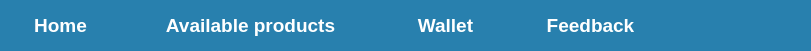
       <widget class="QFrame" name="frm2_Statusbar_5">
        <property name="geometry">
         <rect>
          <x>330</x>
          <y>120</y>
          <width>811</width>
          <height>51</height>
         </rect>
        </property>
        <property name="autoFillBackground">
         <bool>false</bool>
        </property>
        <property name="styleSheet">
         <string notr="true">*{
 background-color: #2880AE;
 /*opacity:0.5;*/ 
 border-radius: 25px;
 }</string>
        </property>
        <property name="frameShape">
         <enum>QFrame::StyledPanel</enum>
        </property>
        <property name="frameShadow">
         <enum>QFrame::Raised</enum>
        </property>
        <widget class="QPushButton" name="btn_frm2_Products_5">
         <property name="geometry">
          <rect>
           <x>120</x>
           <y>10</y>
           <width>261</width>
           <height>31</height>
          </rect>
         </property>
         <property name="font">
          <font>
           <family>Segoe UI</family>
           <pointsize>14</pointsize>
           <italic>false</italic>
           <bold>true</bold>
          </font>
         </property>
         <property name="cursor">
          <cursorShape>PointingHandCursor</cursorShape>
         </property>
         <property name="styleSheet">
          <string notr="true">*{
 color: #ffffff;
 font: 700 14pt &quot;Segoe UI&quot;;
 }
 *:hover{
 font: 700 16pt &quot;Segoe UI&quot;;
 }</string>
         </property>
         <property name="text">
          <string>Available products</string>
         </property>
         <property name="autoRepeat">
          <bool>false</bool>
         </property>
         <property name="autoDefault">
          <bool>false</bool>
         </property>
         <property name="flat">
          <bool>false</bool>
         </property>
        </widget>
        <widget class="QPushButton" name="btn_frm2_Feedback_5">
         <property name="geometry">
          <rect>
           <x>520</x>
           <y>10</y>
           <width>141</width>
           <height>31</height>
          </rect>
         </property>
         <property name="font">
          <font>
           <family>Segoe UI</family>
           <pointsize>14</pointsize>
           <italic>false</italic>
           <bold>true</bold>
          </font>
         </property>
         <property name="cursor">
          <cursorShape>PointingHandCursor</cursorShape>
         </property>
         <property name="autoFillBackground">
          <bool>false</bool>
         </property>
         <property name="styleSheet">
          <string notr="true">*{
 color: #ffffff;
 font: 700 14pt &quot;Segoe UI&quot;;
 }
 *:hover{
 font: 700 16pt &quot;Segoe UI&quot;;
 }</string>
         </property>
         <property name="text">
          <string>Feedback</string>
         </property>
         <property name="autoRepeat">
          <bool>false</bool>
         </property>
         <property name="autoDefault">
          <bool>false</bool>
         </property>
         <property name="flat">
          <bool>false</bool>
         </property>
        </widget>
        <widget class="QPushButton" name="btn_frm2_Wallet_5">
         <property name="geometry">
          <rect>
           <x>400</x>
           <y>10</y>
           <width>91</width>
           <height>31</height>
          </rect>
         </property>
         <property name="font">
          <font>
           <family>Segoe UI</family>
           <pointsize>14</pointsize>
           <italic>false</italic>
           <bold>true</bold>
          </font>
         </property>
         <property name="cursor">
          <cursorShape>PointingHandCursor</cursorShape>
         </property>
         <property name="styleSheet">
          <string notr="true">*{
 color: #ffffff;
 font: 700 14pt &quot;Segoe UI&quot;;
 }
 *:hover{
 font: 700 16pt &quot;Segoe UI&quot;;
 }</string>
         </property>
         <property name="text">
          <string>Wallet</string>
         </property>
         <property name="autoRepeat">
          <bool>false</bool>
         </property>
         <property name="autoDefault">
          <bool>false</bool>
         </property>
         <property name="flat">
          <bool>false</bool>
         </property>
        </widget>
        <widget class="QPushButton" name="btn_frm2_Home_5">
         <property name="geometry">
          <rect>
           <x>20</x>
           <y>10</y>
           <width>81</width>
           <height>31</height>
          </rect>
         </property>
         <property name="font">
          <font>
           <family>Segoe UI</family>
           <pointsize>14</pointsize>
           <italic>false</italic>
           <bold>true</bold>
          </font>
         </property>
         <property name="cursor">
          <cursorShape>PointingHandCursor</cursorShape>
         </property>
         <property name="autoFillBackground">
          <bool>false</bool>
         </property>
         <property name="styleSheet">
          <string notr="true">*:hover{
 font: 700 16pt &quot;Segoe UI&quot;;
 }
 *{
 color: #ffffff;
 font: 12pt &quot;Segoe UI&quot;;
         font: 700 14pt &quot;Segoe UI&quot;;
 
 }</string>
         </property>
         <property name="text">
          <string>Home</string>
         </property>
         <property name="autoRepeat">
          <bool>false</bool>
         </property>
         <property name="autoDefault">
          <bool>false</bool>
         </property>
         <property name="flat">
          <bool>false</bool>
         </property>
        </widget>
       </widget>
